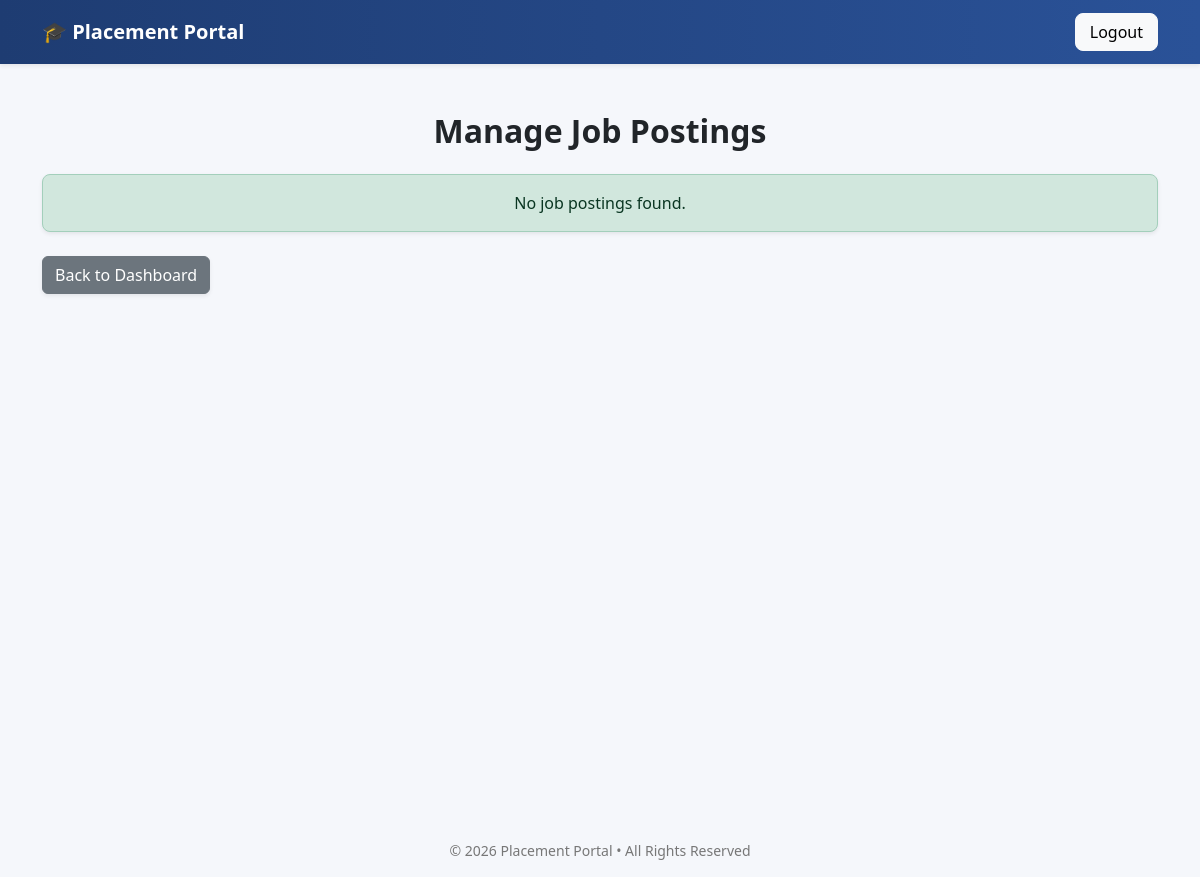
Before: /admin/manage_jobs (signed in) with the older database file.
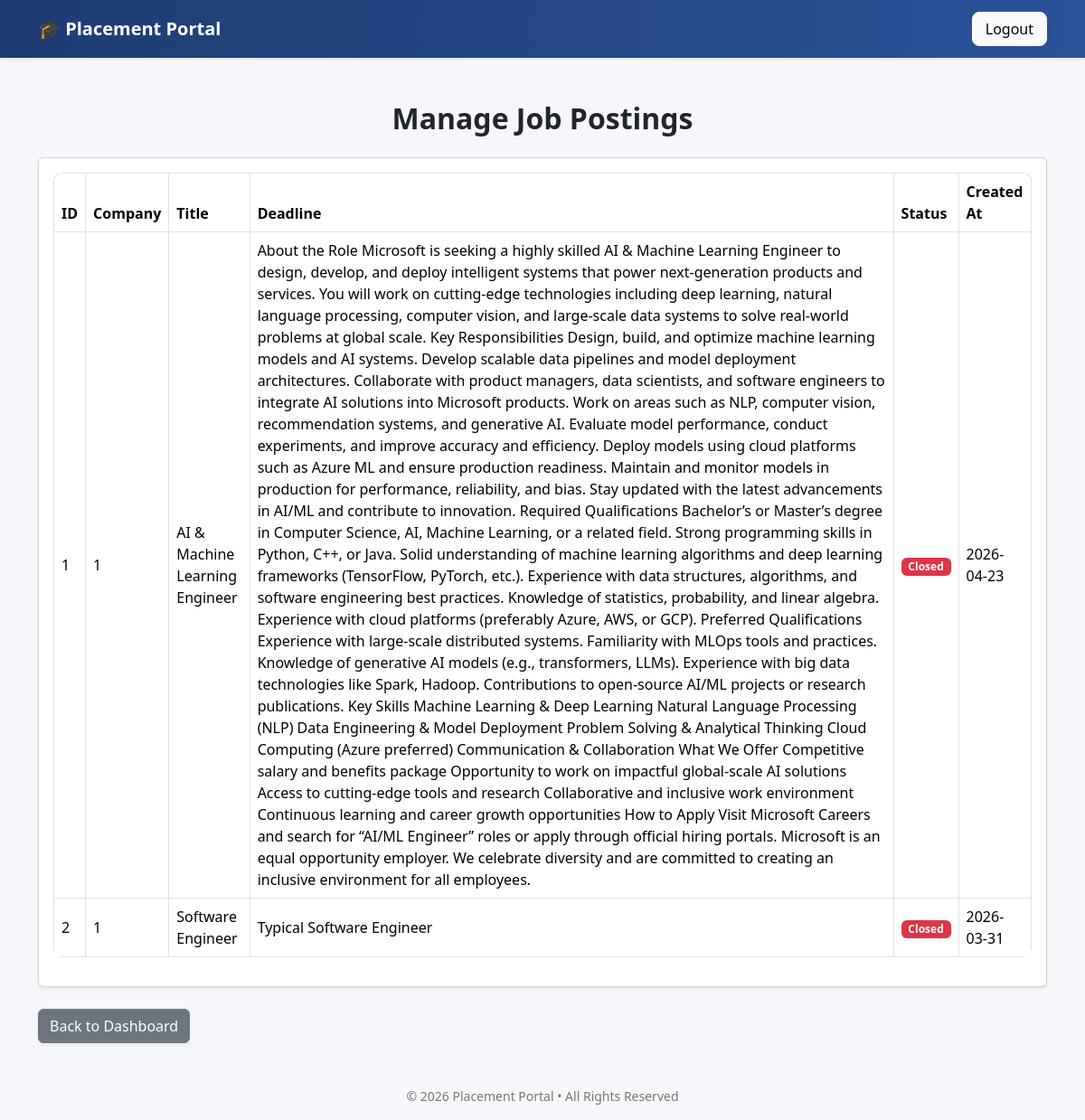
After: the same page with the newer database file.
### tables this page shows
CREATE TABLE jobs(
        id INTEGER PRIMARY KEY AUTOINCREMENT,
        company_id INTEGER NOT NULL,
        title TEXT NOT NULL,
        description TEXT NOT NULL,
        eligibility_criteria TEXT NOT NULL,
        deadline TEXT NOT NULL,
        required_skills TEXT,
        experience_required TEXT,
        salary_range TEXT,
        job_type TEXT CHECK(job_type IN ('Full-time','Internship','Contract')) DEFAULT 'Full-time',
        location TEXT,
        status TEXT CHECK(status in ('Pending','Approved','Closed')) DEFAULT 'Pending' NOT NULL,
        created_at TIMESTAMP DEFAULT CURRENT_TIMESTAMP,
        FOREIGN KEY (company_id) REFERENCES companies(id)
        ON DELETE CASCADE
        ON UPDATE CASCADE
    );

### app.py (the view)
@app.route("/admin/manage_jobs") # Admin manage jobs page
@login_required
def manage_jobs():
    if current_user.role != "admin":
       flash("Unauthorized access")
       return redirect(url_for("login"))
    con=sqlite3.connect("placement.db")
    cur=con.cursor()
    cur.execute("SELECT * FROM jobs JOIN companies ON jobs.company_id=companies.id")
    jobs=cur.fetchall()
    con.close()
    return render_template("manage_jobs.html",jobs=jobs)

### app.py (called while the page is built)
@login_manager.user_loader # Company user loader page
def load_user(user_id):
    try:
        role, actual_id = user_id.split("-")
        return User(int(actual_id), role)
    except (ValueError, AttributeError):
        return None

### templates/manage_jobs.html (shortened to what this page needs)
{% extends "base.html" %}
{% block content %}
<div class="container mt-5">
    <h2 class="mb-4 text-center">Manage Job Postings</h2>
    {% if jobs %}
        <div class="card shadow-sm">
            <div class="card-body">
                <div class="table-responsive">
                    <table class="table table-bordered align-middle">
                        <thead>
                            <tr>
                                <th>ID</th>
                                <th>Company</th>
                                <th>Title</th>
                                <th>Deadline</th>
                                <th>Status</th>
                                <th>Created At</th>
                            </tr>
                        </thead>
                        <tbody>
                            {% for job in jobs %}
                            <tr>
                                <td>{{ job[0] }}</td>
                                <td>{{ job[1] }}</td>
                                <td>{{ job[2] }}</td>
                                <td>{{ job[3] }}</td>
                                <td>
                                    {% if job[4] == "Approved" %}
                                        <span class="badge bg-success">Approved</span>
                                    {% elif job[4] == "Pending" %}
                                        <span class="badge bg-warning text-dark">Pending</span>
                                    {% else %}
                                        <span class="badge bg-danger">Closed</span>
                                    {% endif %}
                                </td>
                                <td>{{ job[5] }}</td>
                            </tr>
                            {% endfor %}
                        </tbody>
                    </table>
                </div>
            </div>
        </div>
    {% else %}
        <div class="alert alert-success text-center shadow-sm">
            No job postings found.
        </div>
    {% endif %}
    <div class="mt-4">
        <a href="{{ url_for('admin_dashboard') }}" class="btn btn-secondary shadow-sm">
            Back to Dashboard
        </a>
    </div>
</div>
{% endblock %}

### templates/base.html (shortened to what this page needs)
<!DOCTYPE html>
<html>
<head>
    <link href="https://cdn.jsdelivr.net/npm/bootstrap@5.3.2/dist/css/bootstrap.min.css" rel="stylesheet">
    <link rel="stylesheet" href="{{ url_for('static', filename='css/admin.css') }}">
</head>
<body>
<nav class="navbar navbar-expand-lg navbar-dark shadow-sm">
    <div class="container">
        <a class="navbar-brand" href="#">
            🎓 Placement Portal
        </a>
        <div class="ms-auto">
            {% if current_user.is_authenticated %}
                <a href="{{ url_for('logout') }}"
                   class="btn btn-light logout-btn"
                   onclick="return confirm('Are you sure you want to logout?');">
                   Logout
                </a>
            {% endif %}
        </div>
    </div>
</nav>
<div class="main-container">
{% block content %}{% endblock %}
</div>
<footer class="text-center mt-5 mb-3">
    <p>© 2026 Placement Portal • All Rights Reserved</p>
</footer>
</body>
</html>

### static/css/admin.css (style rules this page uses)
body { background-color:#f5f7fb; font-family: 'Segoe UI', Tahoma, Geneva, Verdana, sans-serif; }
h2,h4 { font-weight:600; }
.navbar { background: linear-gradient(90deg,#1e3c72,#2a5298); padding:12px 0; }
.navbar-brand { font-size:20px; font-weight:600; }
.logout-btn { border-radius:8px; padding:6px 14px; }
footer { color:#777; font-size:14px; }
.table { background:white; border-radius:10px; overflow:hidden; }
.table thead { background:#2a5298; color:white; }
.main-container { min-height:85vh; }

Changed rows visible on the page:
added jobs: id "1", company "1", title "AI & Machine Learning Engineer", description "About the Role Microsoft is seeking a highly skilled AI & Machine Learning Engineer to design, develop, and deploy intelligent systems that power next-generation products and services. You will work on cutting-edge technologies including deep learning, natural language processing, computer vision, and large-scale data systems to solve real-world problems at global scale. Key Responsibilities Design, build, and optimize machine learning models and AI systems. Develop scalable data pipelines and model deployment architectures. Collaborate with product managers, data scientists, and software engineers to integrate AI solutions into Microsoft products. Work on areas such as NLP, computer…", shows "Closed", deadline "2026-04-23"
added jobs: id "2", company "1", title "Software Engineer", description "Typical Software Engineer", shows "Closed", deadline "2026-03-31"
Other visible differences:
text no longer shown: "No job postings found."
text now shown: "ID Company Title Deadline Status Created At"
